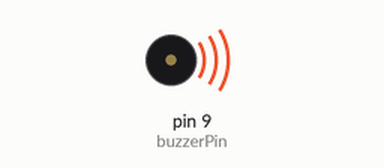
This sketch was run on a simulated Arduino Uno, built with avr-gcc and run on an emulated ATmega328P. On the bench: buzzer (waves = sounding, pin HIGH).

Above: at 0.2 s.
Timing chart, 0 to 3.0 s (numbered marks = the images above):
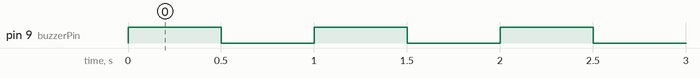

The sketch:

_17_ActiveBuzzer.ino
```cpp
/***********************************************************
File name:   _17_aBuzzer.ino
Description:  Active Buzzer.
Website: www.sdlsmartlabs.com
***********************************************************/

int buzzerPin = 9;

void setup ()
{
  pinMode (buzzerPin, OUTPUT);
}

void loop ()
{
digitalWrite (buzzerPin, HIGH);
delay (500);
digitalWrite (buzzerPin, LOW);
delay (500);
}
```

Measured:
- by itself, pin 9 (buzzerPin): alternates HIGH for 0.50 s and LOW for 0.50 s
